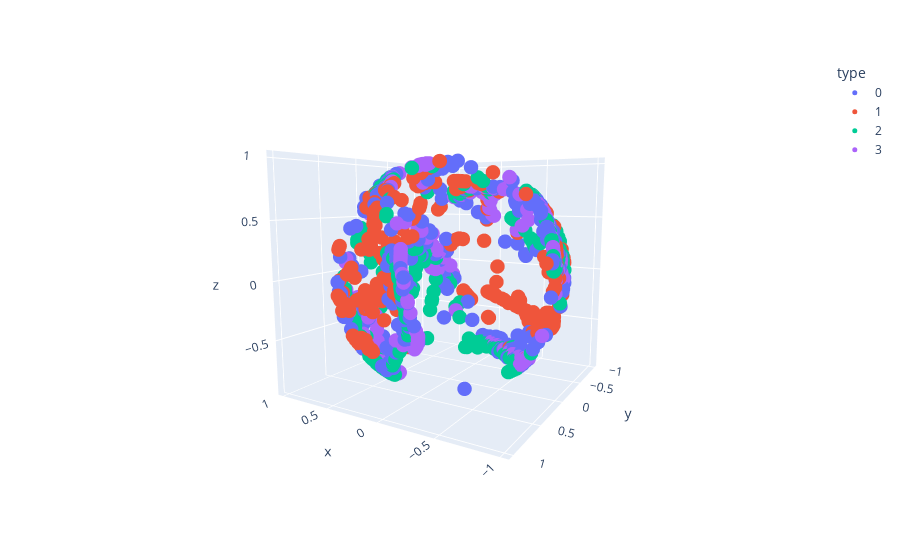

This figure's notebook cell:
### Code cell
df = pd.DataFrame(np.concatenate(pred_points, axis=0), columns=['x', 'y', 'z'])
df['type'] = sum([[f'{i}']*300 for i in range(modes+1)], [])
fig = px.scatter_3d(df, x='x', y='y', z='z', color='type')
fig.update_traces(marker={'size': 5})
fig.show()

### Figure 1 — Plotly figure (JSON) as saved in the notebook; plotly's stock layout.template omitted (floating-point values rounded to 4 significant figures; data arrays with more than 128 entries replaced by an {"elided": "..."} marker saying what was removed)
{"data": [{"hovertemplate": "type=0<br>x=%{x}<br>y=%{y}<br>z=%{z}<extra></extra>", "legendgroup": "0", "marker": {"color": "#636efa", "size": 5, "symbol": "circle"}, "mode": "markers", "name": "0", "scene": "scene", "showlegend": true, "type": "scatter3d", "x": {"elided": "300 float values"}, "y": {"elided": "300 float values"}, "z": {"elided": "300 float values"}}, {"hovertemplate": "type=1<br>x=%{x}<br>y=%{y}<br>z=%{z}<extra></extra>", "legendgroup": "1", "marker": {"color": "#EF553B", "size": 5, "symbol": "circle"}, "mode": "markers", "name": "1", "scene": "scene", "showlegend": true, "type": "scatter3d", "x": {"elided": "300 float values"}, "y": {"elided": "300 float values"}, "z": {"elided": "300 float values"}}, {"hovertemplate": "type=2<br>x=%{x}<br>y=%{y}<br>z=%{z}<extra></extra>", "legendgroup": "2", "marker": {"color": "#00cc96", "size": 5, "symbol": "circle"}, "mode": "markers", "name": "2", "scene": "scene", "showlegend": true, "type": "scatter3d", "x": {"elided": "300 float values"}, "y": {"elided": "300 float values"}, "z": {"elided": "300 float values"}}, {"hovertemplate": "type=3<br>x=%{x}<br>y=%{y}<br>z=%{z}<extra></extra>", "legendgroup": "3", "marker": {"color": "#ab63fa", "size": 5, "symbol": "circle"}, "mode": "markers", "name": "3", "scene": "scene", "showlegend": true, "type": "scatter3d", "x": {"elided": "300 float values"}, "y": {"elided": "300 float values"}, "z": {"elided": "300 float values"}}], "layout": {"autosize": true, "legend": {"title": {"text": "type"}, "tracegroupgap": 0}, "margin": {"t": 60}, "scene": {"aspectmode": "auto", "aspectratio": {"x": 1.015, "y": 1.016, "z": 0.9696}, "camera": {"center": {"x": 0, "y": 0, "z": 0}, "eye": {"x": -1.087, "y": 1.848, "z": 0.3056}, "projection": {"type": "perspective"}, "up": {"x": 0, "y": 0, "z": 1}}, "domain": {"x": [0, 1], "y": [0, 1]}, "xaxis": {"title": {"text": "x"}, "type": "linear"}, "yaxis": {"title": {"text": "y"}, "type": "linear"}, "zaxis": {"title": {"text": "z"}, "type": "linear"}}}}
